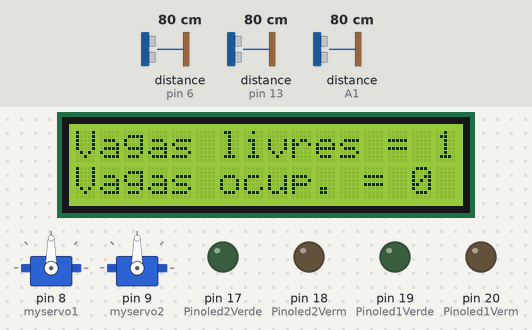
A sketch run on a simulated Arduino Mega 2560, built with avr-gcc and run on an emulated ATmega2560. Parts: 16×2 character LCD, 2 × servo, output pins drawn as LEDs (lit = HIGH). Wiring (inferred from the names in the program): ultrasonic range finder: trigger A0; echo A1. The test bench sets the inputs (shaded band); at power-on: distance to the obstacle (sensors on pin 6, pin 13, A1) 80 cm. The echo pulse lasts 58.3 µs per cm; pins used as bus, display or sensor lines are not drawn; what the sketch prints to the serial monitor is not drawn.

Above: at 1.2 s.
1.3 s: distance to the obstacle (sensor on pin 6) set to 12 cm
5.2 s: distance to the obstacle (sensor on pin 6) set to 9 cm
At 9.3 s:
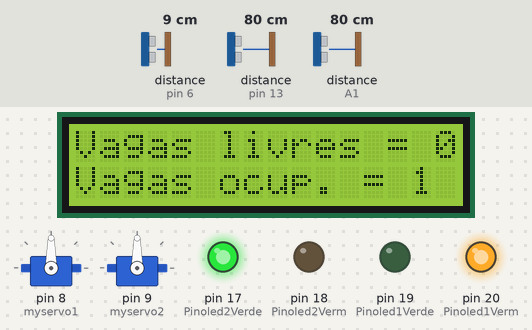
9.6 s: distance to the obstacle (sensor on pin 13) set to 12 cm
11.9 s: distance to the obstacle (sensor on pin 13) set to 9 cm
At 12.6 s:
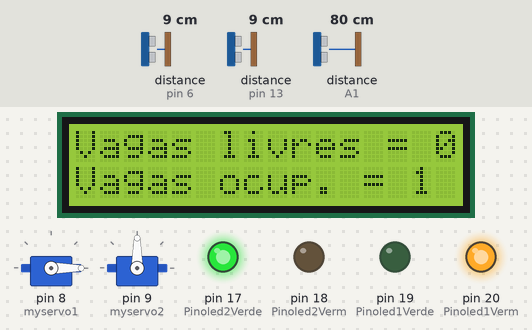
14.2 s: distance to the obstacle (sensor on pin 6) set to 18 cm
At 19.4 s:
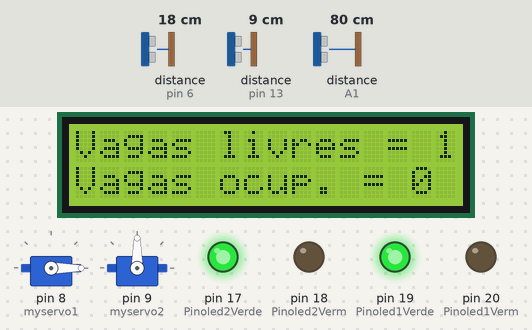
19.7 s: distance to the obstacle (sensor on pin 6) set to 2 cm
At 22.5 s:
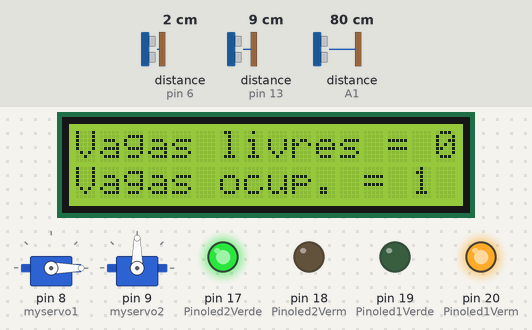
Timing chart, 0 to 24.0 s (numbered marks = the images above; inputs shaded):
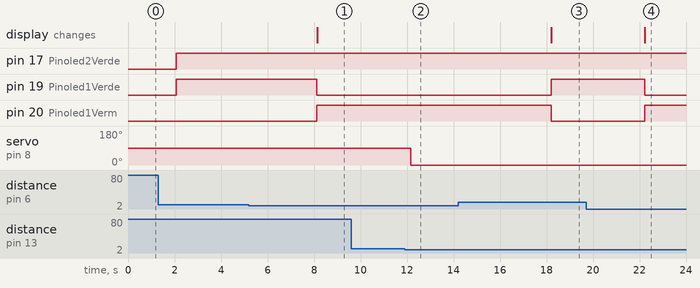

The sketch:

TCC_-_Estacionamento_Inteligente.ino
```cpp
// Programa : Controle de vagas de estacionamento com o HC-SR04
// Autor : Arduino e Cia

//Inicializa as bibliotecas do sensor Ultrasonico e do Display
#include <NewPing.h>
#include <LiquidCrystal.h>
#include <Servo.h>

#define SONAR_NUM   1 // Define o numero de sensores
#define MAX_DISTANCE 10 // Distancia maxima

#define echoPin A1 //Pino ECHO do sensor no pino analógica A1
#define trigPin A0 //Pino TRIG do sensor no pino analógica A0

#define TRIGGER_PIN  10 // Arduino pin tied to trigger pin on the ultrasonic sensor.
#define ECHO_PIN     13 // Arduino pin tied to echo pin on the ultrasonic sensor.

// Milisegundos de intervalo entre medicoes (29ms e o tempo mínimo para
// evitar conflito entre os sensores)
#define PING_INTERVAL 33

// Armazena a quantidade de vezes que a medicao deve ocorrer,para cada sensor
unsigned long pingTimer[SONAR_NUM];

unsigned int cm[SONAR_NUM];     // Armazena o numero de medicoes
uint8_t currentSensor = 0;     // Armazena o sensor que esta ativo

int Pinoled1Verm = 20;  //Pino led1 - Vermelho
int Pinoled1Verde = 19; //Pino led1 - Verde
int Pinoled2Verm = 18;  //Pino led2 - Vermelho
int Pinoled2Verde = 17; //Pino led2 - Verde
int vagaslivres = 2;   //Contador de vagas livres
int vagasocupadas = 0;  //Contador de vagas ocupadas
int sensor1 = 0;    //Contador de vagas no sensor1
int sensor2 = 0;     //Contador de vagas no sensor2

long duracao;
long HR_dist=0;
int minimumRange=5;
int maximumRange=200;

//Define os pinos que serao ligados ao LCD
LiquidCrystal lcd(12, 11, 5, 4, 3, 2);

NewPing sonar[SONAR_NUM] =
{
  // Armazena informacoes sobre a pinagem dos sensores
  // Pino trigger, echo e distancia máxima, para cada sensor
  NewPing(7, 6, MAX_DISTANCE),
};

NewPing sensor(TRIGGER_PIN, ECHO_PIN, MAX_DISTANCE);

//Define os motores
Servo myservo1;
Servo myservo2;


void setup()
{
  Serial.begin(9600);
  lcd.begin(16,2); //Inicializa LCD
  lcd.clear();   //Limpa o LCD
  pingTimer[0] = millis() + 75;      //Primeira medicao começa com 75ms
  //Define o tempo de inicializacao de cada sensor
  for (uint8_t i = 1; i < SONAR_NUM; i++)
   pingTimer[i] = pingTimer[i - 1] + PING_INTERVAL;
  pinMode(Pinoled1Verm, OUTPUT);  //Define o Pino vermelho do led1 como saida
  pinMode(Pinoled1Verde, OUTPUT); //Define o Pino verde do led1 como saida
  pinMode(Pinoled2Verm, OUTPUT);  //Define o Pino vermelho do led2 como saida
  pinMode(Pinoled2Verde, OUTPUT); //Define o Pino verde do led2 como saida
  myservo1.attach(8);
  myservo2.attach(9);
  pinMode(trigPin, OUTPUT); //define o pino TRIG como saída
  pinMode(echoPin, INPUT); //define o pino ECHO como entrada
 }

void loop()
{
  // Loop entre todos os sensores
  for (uint8_t i = 0; i < SONAR_NUM; i++) {
   if (millis() >= pingTimer[i]) {
    //Define o tempo que o proximo sensor sera acionado
    pingTimer[i] += PING_INTERVAL * SONAR_NUM;
    // Ciclo do sensor completo
    if (i == 0 && currentSensor == SONAR_NUM - 1) oneSensorCycle();
    // Reseta o timer antes de ler o proximo sensor
    sonar[currentSensor].timer_stop();
    // Número do sensor sendo acionado
    currentSensor = i;
    // Se nao houver eco do sensor, seta a distância como zero
    cm[currentSensor] = 0;
    sonar[currentSensor].ping_timer(echoCheck);
   }
 }

 //Calcula a quantidade de vagas disponiveis e ocupadas, e imprime no display
 vagasocupadas = sensor1 + sensor2;
 vagaslivres = 1 - vagasocupadas;
 lcd.setCursor(0,0);
 lcd.print("Vagas livres = ");
 lcd.print(vagaslivres);
 lcd.setCursor(0,1);
 lcd.print("Vagas ocup. = ");
 lcd.print(vagasocupadas);

 Distancia(); //chama a função para medir a distância

  Serial.print("Ping: ");
  Serial.print(sensor.ping_cm()); // Send ping, get distance in cm and print result (0 = outside set distance range)
  Serial.println("cm");

  //SERVO-MOTOR 1
  if (sensor.ping_cm() >=5)
  {
    myservo1.write(0) ;
    delay(2000);
  }
  else if (sensor.ping_cm() < 5)
  {
    myservo1.write(90);
    delay(2000);
  }


}


void echoCheck() { //Se receber um sinal (eco), calcula a distancia
  if (sonar[currentSensor].check_timer())
   cm[currentSensor] = sonar[currentSensor].ping_result / US_ROUNDTRIP_CM;
 }

void oneSensorCycle() { // Ciclo de leitura do sensor
  for (uint8_t i = 0; i < SONAR_NUM; i++) {
   //Se for detectado objeto entre 0 e 50 cm do sensor1, acende o led1 vermelho
   if (cm[0] > 1 && cm[0] < 50)
   {
     digitalWrite(Pinoled1Verm, 1);
     digitalWrite(Pinoled1Verde, 0);
     sensor1 = 1; //Incrementa o número de vagas ocupadas na vaga1
   }
   else //Se não for detectado objeto no sensor 1, mantém o led1 verde aceso
   {
     digitalWrite(Pinoled1Verm, 0);
     digitalWrite(Pinoled1Verde, 1);
     sensor1 = 0; //Marca a vaga 1 como livre
   }

   //Se for detectado objeto entre 0 e 50 cm do sensor2, acende o led2 vermelho
   if (cm[1] > 1 && cm[1] < 50)
   {
     digitalWrite(Pinoled2Verm, 1);
     digitalWrite(Pinoled2Verde, 0);
     sensor2 = 1; //Incrementa o número de vagas ocupadas na vaga2
   }
   else //Se não for detectado objeto no sensor 2, mantém o led2 verde aceso
   {
     digitalWrite(Pinoled2Verm, 0);
     digitalWrite(Pinoled2Verde, 1);
     sensor2 = 0; //Marca a vaga 2 como livre
   }

   //Imprime os valores lidos no monitor serial, para fins de acompanhamento
   Serial.print("Sensor : ");
   Serial.print(i);
   Serial.print(" = ");
   Serial.print(cm[i]);
   Serial.print(" cm - ");
  }
  Serial.println();
}

void Distancia(){
  digitalWrite(trigPin, LOW); //não envia som
  delayMicroseconds(2);
  digitalWrite(trigPin,HIGH); //envia som
  delayMicroseconds(10);
  digitalWrite(trigPin,LOW); //não envia o som e espera o retorno do som enviado
  duracao = pulseIn(echoPin,HIGH); //Captura a duração em tempo do retorno do som.
  HR_dist = duracao/56; //Calcula a distância
  Serial.println(HR_dist); //Exibe na Serial a distância

}
```

Measured:
- the behaviour switches between 11 and 10 cm on distance to the obstacle (sensor on pin 6) (found by bisection; images 0 and 1)
- the behaviour switches between 11 and 10 cm on distance to the obstacle (sensor on pin 13) (found by bisection; images 1 and 2)
- after the input at 5.2 s, pin 19 (Pinoled1Verde): HIGH → LOW after 2.9 s; pin 20 (Pinoled1Verm): LOW → HIGH after 2.9 s; the display: changes after 2.9 s (image 1)
- after the input at 9.6 s, every drawn part: stays the same
- after the input at 11.9 s, servo on pin 8 (myservo1): 90° → 0° after 0.27 s
- after the input at 14.2 s, pin 19 (Pinoled1Verde): LOW → HIGH after 4.0 s; pin 20 (Pinoled1Verm): HIGH → LOW after 4.0 s; the display: changes after 4.0 s (image 3)
- after the input at 19.7 s, pin 19 (Pinoled1Verde): HIGH → LOW after 2.5 s; pin 20 (Pinoled1Verm): LOW → HIGH after 2.5 s; the display: changes after 2.5 s (image 4)
